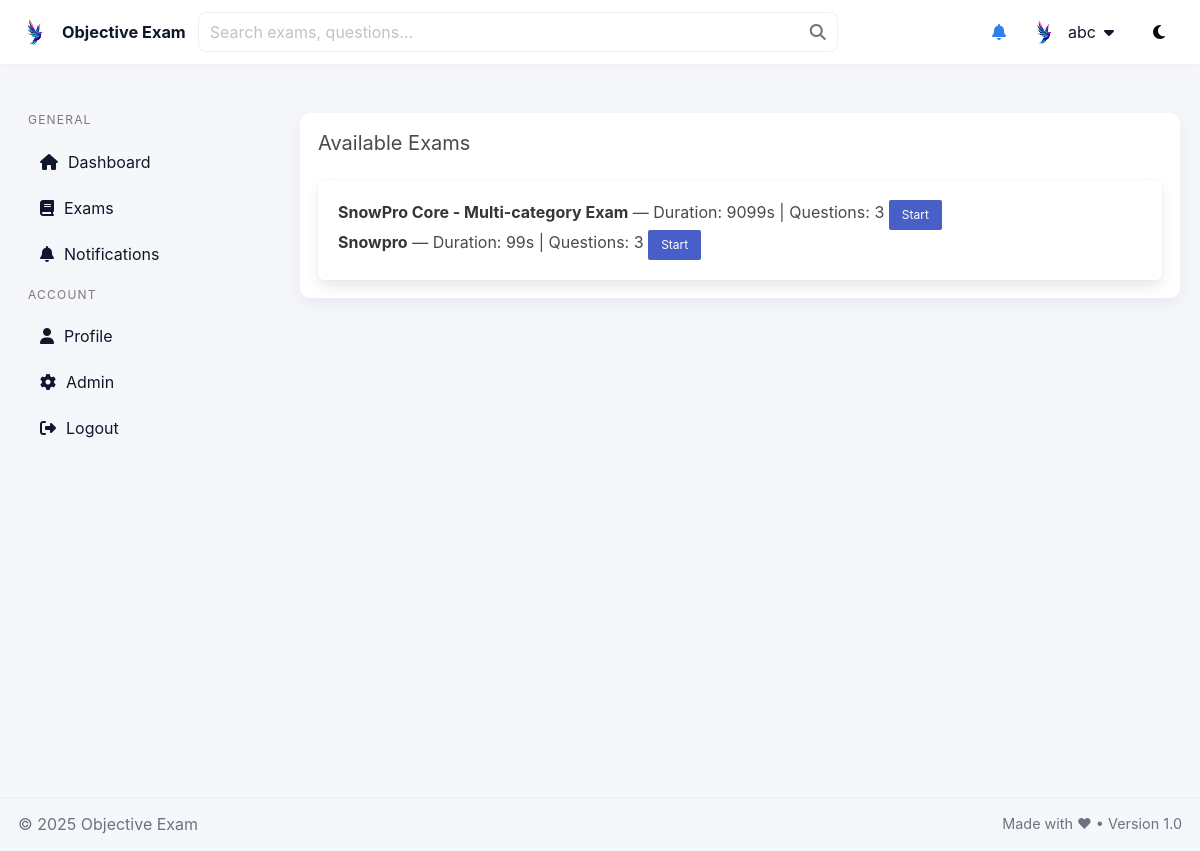
The app's page /quiz/ (signed in), older data.
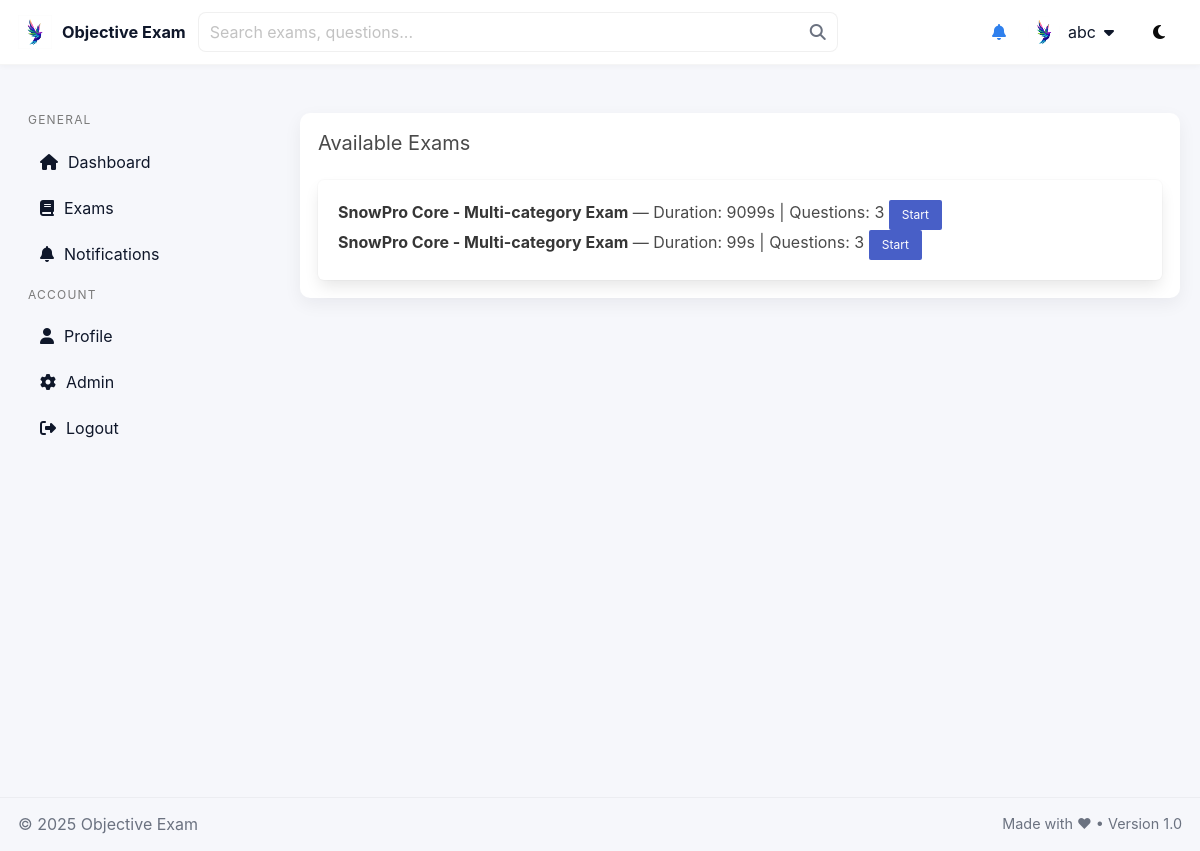
The same page, newer data.
### quiz/models.py (models this page shows, shortened)
class Exam(models.Model):
    title = models.CharField(max_length=255)
    category = models.ForeignKey(Category, on_delete=models.SET_NULL, null=True, blank=True)
    categories = models.ManyToManyField(Category, blank=True, related_name='exams')
    question_count = models.PositiveIntegerField(default=10)
    duration_seconds = models.PositiveIntegerField()
    is_published = models.BooleanField(default=False)
    level = models.PositiveIntegerField(
        default=1,
        help_text='Progression level for this exam (1 = beginner).'
    )
    passing_score = models.FloatField(
        default=50.0,
        help_text='Percentage required to pass (0-100).'
    )
    prerequisite_exams = models.ManyToManyField(
        'self',
        blank=True,
        symmetrical=False,
        related_name='dependent_exams',
        help_text='If set, user must pass these exams before taking this exam.'
    )

### quiz/views.py (the view)
# urls.py: path('', RedirectView.as_view(pattern_name='quiz:exam_list', permanent=False)),
@login_required
def exam_list(request):
    exams = Exam.objects.filter(is_published=True)
    return render(request, 'quiz/exam_list.html', {'exams': exams})

### quiz/context_processors.py (called while the page is built)
def unread_notifications_count(request):
    if not request.user.is_authenticated:
        return {'unread_count': 0}
    qs = Notification.objects.order_by('-created_at')
    visible = [n for n in qs if (not n.users.exists()) or (request.user in n.users.all())]
    count = sum(1 for n in visible if n.unread_for(request.user))
    return {'unread_count': count}

### templates/quiz/exam_list.html
{% extends 'quiz/base.html' %}
{% block content %}
<h2 class="subtitle">Available Exams</h2>
<div class="box">
    <ul>
        {% for exam in exams %}
            <li>
                <strong>{{ exam.title }}</strong>
                — Duration: {{ exam.duration_seconds }}s
                | Questions: {{ exam.question_count }}
                <a class="button is-small is-link"
                   href="{% url 'quiz:exam_start' exam.id %}">
                    Start
                </a>
            </li>
        {% empty %}
            <li>No published exams.</li>
        {% endfor %}
    </ul>
</div>
{% endblock %}

Row changes from the older to the newer data that the page shows:
changed Exam (number 2 of 2 on the later page): title "Snowpro" → "SnowPro Core - Multi-category Exam"
